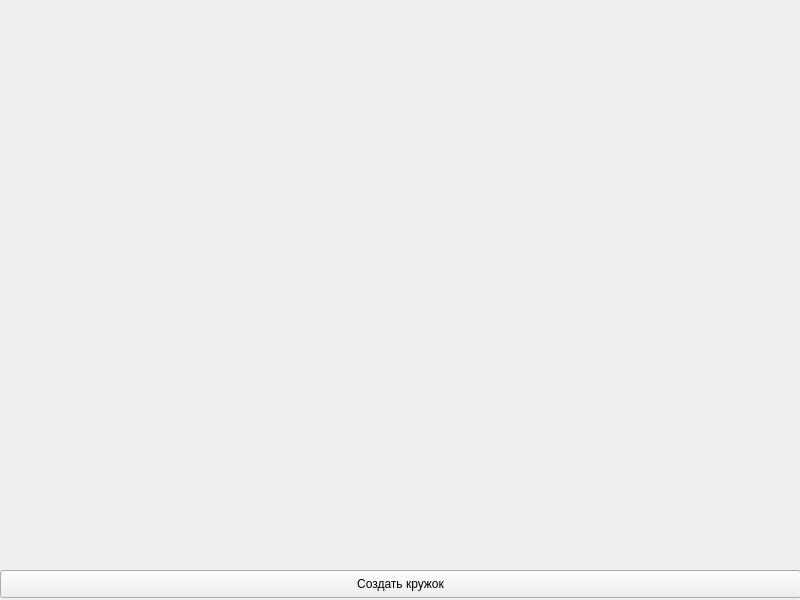
<?xml version="1.0" encoding="UTF-8"?>
<ui version="4.0">
 <class>MainWindow</class>
 <widget class="QMainWindow" name="MainWindow">
  <property name="geometry">
   <rect>
    <x>0</x>
    <y>0</y>
    <width>800</width>
    <height>600</height>
   </rect>
  </property>
  <property name="windowTitle">
   <string>MainWindow</string>
  </property>
  <widget class="QWidget" name="centralwidget">
   <widget class="QPushButton" name="draw_btn">
    <property name="geometry">
     <rect>
      <x>0</x>
      <y>570</y>
      <width>801</width>
      <height>28</height>
     </rect>
    </property>
    <property name="text">
     <string>Создать кружок</string>
    </property>
   </widget>
  </widget>
 </widget>
 <resources/>
 <connections/>
</ui>
